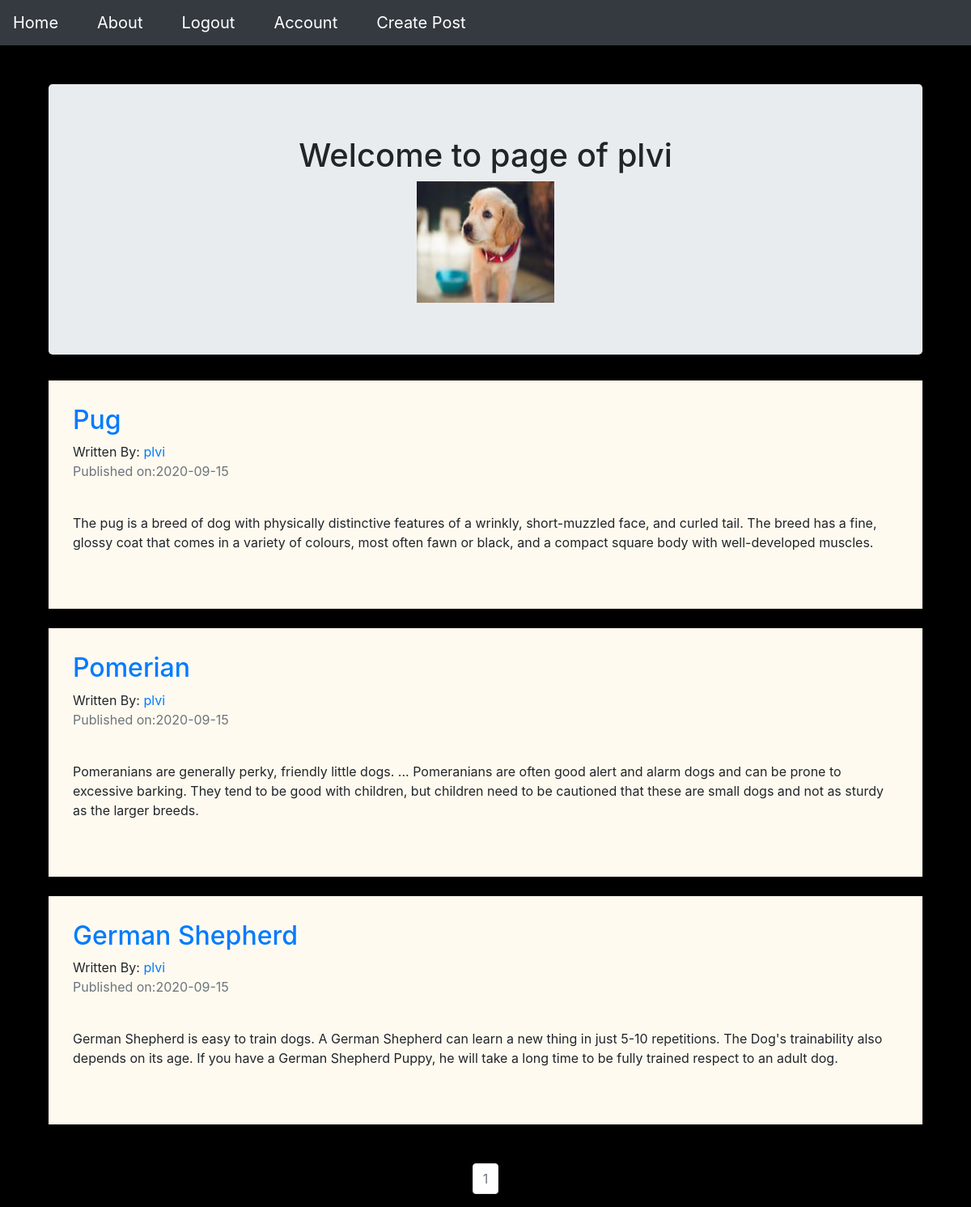
/plvi (signed in), run on the app's committed database.
### puppycompanyblog/models.py (models this page shows, shortened)
class User(db.Model, UserMixin):
    __tablename__ = 'users'
    id = db.Column(db.Integer, primary_key=True)
    profile_image = db.Column(
        db.String(64), nullable=False, default='default_profile.jpg')
    email = db.Column(db.String(64), unique=True, index=True)
    username = db.Column(db.String(64), unique=True, index=True)
    pasword_hash = db.Column(db.String(128))
    posts = db.relationship('BlogPost', backref='author', lazy=True)

class BlogPost(db.Model):
    users = db.relationship(User)
    id = db.Column(db.Integer, primary_key=True)
    user_id = db.Column(db.Integer, db.ForeignKey('users.id'), nullable=False)
    date = db.Column(db.DateTime, nullable=False, default=datetime.utcnow)
    title = db.Column(db.String(140), nullable=False)
    text = db.Column(db.Text, nullable=False)

### puppycompanyblog/users/views.py (the view)
@users.route('/<username>')
def user_posts(username):
    page = request.args.get('page', 1, type=int)
    user = User.query.filter_by(username=username).first_or_404()
    blog_posts = BlogPost.query.filter_by(author=user).order_by(
        BlogPost.date.desc()).paginate(page=page, per_page=3)
    return render_template('user_blog_posts.html', blog_posts=blog_posts, user=user)

### puppycompanyblog/models.py (called while the page is built)
@login_manager.user_loader
def load_user(user_id):
    return User.query.get(user_id)

### puppycompanyblog/templates/user_blog_posts.html (shortened to what this page needs)
{% extends "base.html" %} {% block content %}
<div class="container">
  <div class="jumbotron">
    <center>
      <div style="align-self: center">
        <h1>Welcome to page of {{user.username}}</h1>
        <img
          src="{{url_for('static',filename='profile_pics/'+user.profile_image)}}"
          height="150px"
          width="170px"
        />
      </div>
    </center>
  </div>
  {% for post in blog_posts.items %}
  <div style="background-color: floralwhite; padding: 30px">
    <h2>
      <a href="{{url_for('blog_posts.blog_post',blog_post_id=post.id)}}"
        >{{post.title}}</a
      >
    </h2>
    Written By:
    <a href="{{url_for('users.user_posts',username=post.author.username)}}"
      >{{post.author.username}}</a
    >
    <p class="text-muted">Published on:{{post.date.strftime("%Y-%m-%d")}}</p>
    <br />
    <p>{{post.text}}</p>
    <br />
  </div>
  <br />
  {% endfor %}
  <br />
</div>
<nav aria-label="Page navigation example">
  <ul class="pagination justify-content-center">
    {% for page_num in
    blog_posts.iter_pages(left_edge=1,right_edge=1,left_current=1,right_current=2)
    %} {% if blog_posts.page == page_num %}
    <li class="page-item disabled">
      <a
        href="{{url_for('users.user_posts',username=user.username,page=page_num)}}"
        class="page-link"
        >{{page_num}}</a
      >
    </li>
    {% endif %} {% endfor %}
  </ul>
</nav>
{% endblock %}

### puppycompanyblog/templates/base.html (shortened to what this page needs)
<!DOCTYPE html>
<html lang="en">
  <head>
    <link
      rel="stylesheet"
      href="https://stackpath.bootstrapcdn.com/bootstrap/4.5.2/css/bootstrap.min.css"
    />
  </head>
  <body style="background-color: black">
    <nav>
      <ul class="nav bg-light navbar-dark bg-dark">
        <li class="nav-link">
          <a href="{{url_for('core.index')}}" class="navbar-brand">Home</a>
        </li>
        <li class="nav-link">
          <a href="{{url_for('core.info')}}" class="navbar-brand">About</a>
        </li>
        {% if current_user.is_authenticated %}
        <li class="nav-link">
          <a href="{{url_for('users.logout')}}" class="navbar-brand">Logout</a>
        </li>
        <li class="nav-link">
          <a href="{{url_for('users.account')}}" class="navbar-brand"
            >Account</a
          >
        </li>
        <li class="nav-link">
          <a href="{{url_for('blog_posts.create_post')}}" class="navbar-brand"
            >Create Post</a
          >
        </li>
        {% endif %}
      </ul>
    </nav>
    <br />
    <br />
    <div class="container">{% block content %} {% endblock %}</div>
  </body>
</html>

### data on the page
User: username "plvi", profile_image (picture)
BlogPost: title "Pug", author.username "plvi", date "2020-09-15", text "The pug is a breed of dog with physically distinctive features of a wrinkly, short-muzzled face, and curled tail. The breed has a fine, glossy coat that comes in a variety of colours, most often fawn or black, and a compact square body with well-developed muscles."
BlogPost: title "Pomerian", author.username "plvi", date "2020-09-15", text "Pomeranians are generally perky, friendly little dogs. ... Pomeranians are often good alert and alarm dogs and can be prone to excessive barking. They tend to be good with children, but children need to be cautioned that these are small dogs and not as sturdy as the larger breeds."
BlogPost: title "German Shepherd", author.username "plvi", date "2020-09-15", text "German Shepherd is easy to train dogs. A German Shepherd can learn a new thing in just 5-10 repetitions. The Dog's trainability also depends on its age. If you have a German Shepherd Puppy, he will take a long time to be fully trained respect to an adult dog."

### other printed values
{{ page_num }} "1"
